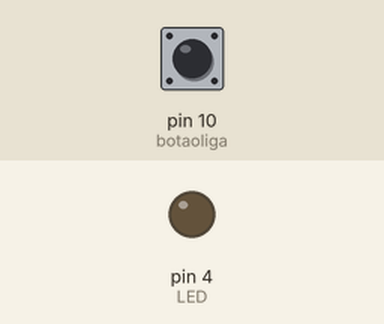
Bench run of a program on a simulated Arduino Uno, built with avr-gcc and run on an emulated ATmega328P. Parts: output pins drawn as LEDs (lit = HIGH). The inputs (shaded band) are chosen by the test bench; at power-on: pin 10 (botaoliga) HIGH.

Above: at 1.2 s.
1.3 s: pin 10 (botaoliga) pulled LOW for 0.15 s
At 1.37 s:
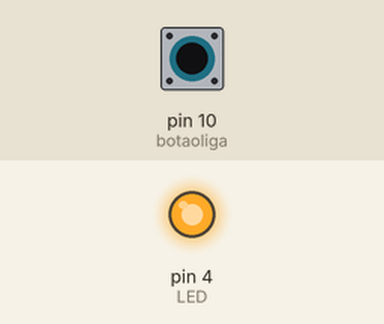
2.9 s: pin 10 (botaoliga) pulled LOW for 3.2 s
At 7.5 s:
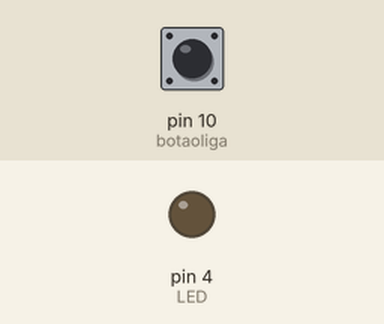
Timing chart, 0 to 9.0 s (numbered marks = the images above; inputs shaded):
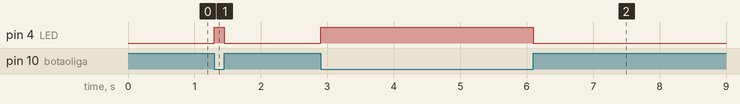

The program:

main.cpp
```cpp
/*=============================================================================
Autor:        Johnny Meneses [bilbo_vader@outlook.com]
Descrição:    Lógica para ligar uma LED com um Pushbutton

Lista de Componentes
[1] Arduino Uno R3
[1] Red LED
[1] 220 Ω Resistor
[1] Pushbutton

 *===========================================================================*/


#include <Arduino.h>

#define LED 4
#define botaoliga 10

int estadoBotao;


void setup()
{
    pinMode(LED, OUTPUT);
  	pinMode(botaoliga,INPUT_PULLUP);
}

void loop()
{

	estadoBotao = digitalRead(botaoliga);

  	if(estadoBotao==0)
    {
    	digitalWrite(LED,HIGH);
    }else
    {
    	digitalWrite(LED,LOW);
    }

}
```

Measured:
- after the input at 1.3 s, pin 4 (LED): LOW → HIGH at once, → LOW 0.15 s later
- after the input at 2.9 s, pin 4 (LED): LOW → HIGH at once, → LOW 3.2 s later
